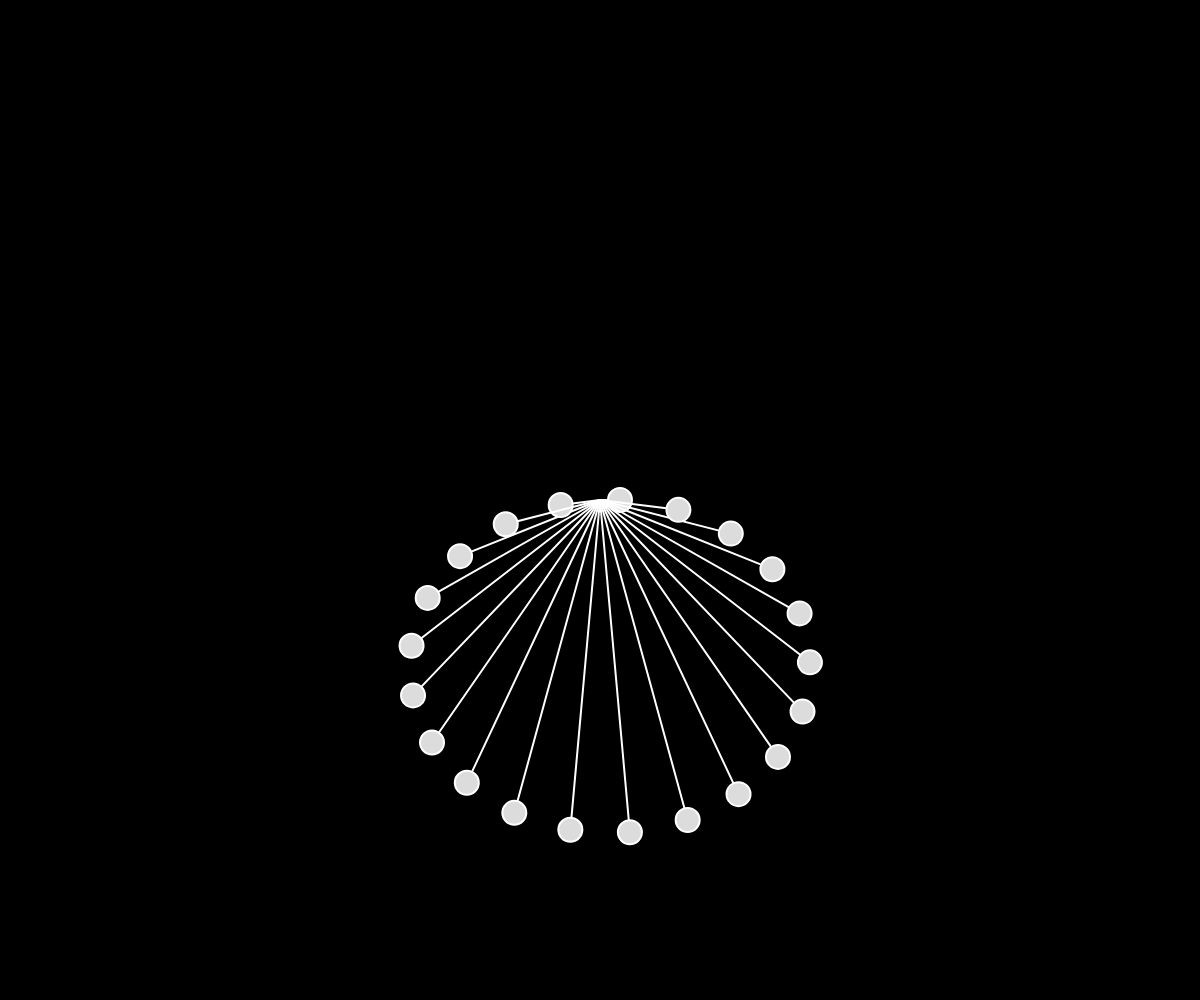
Frame 1 (no input)
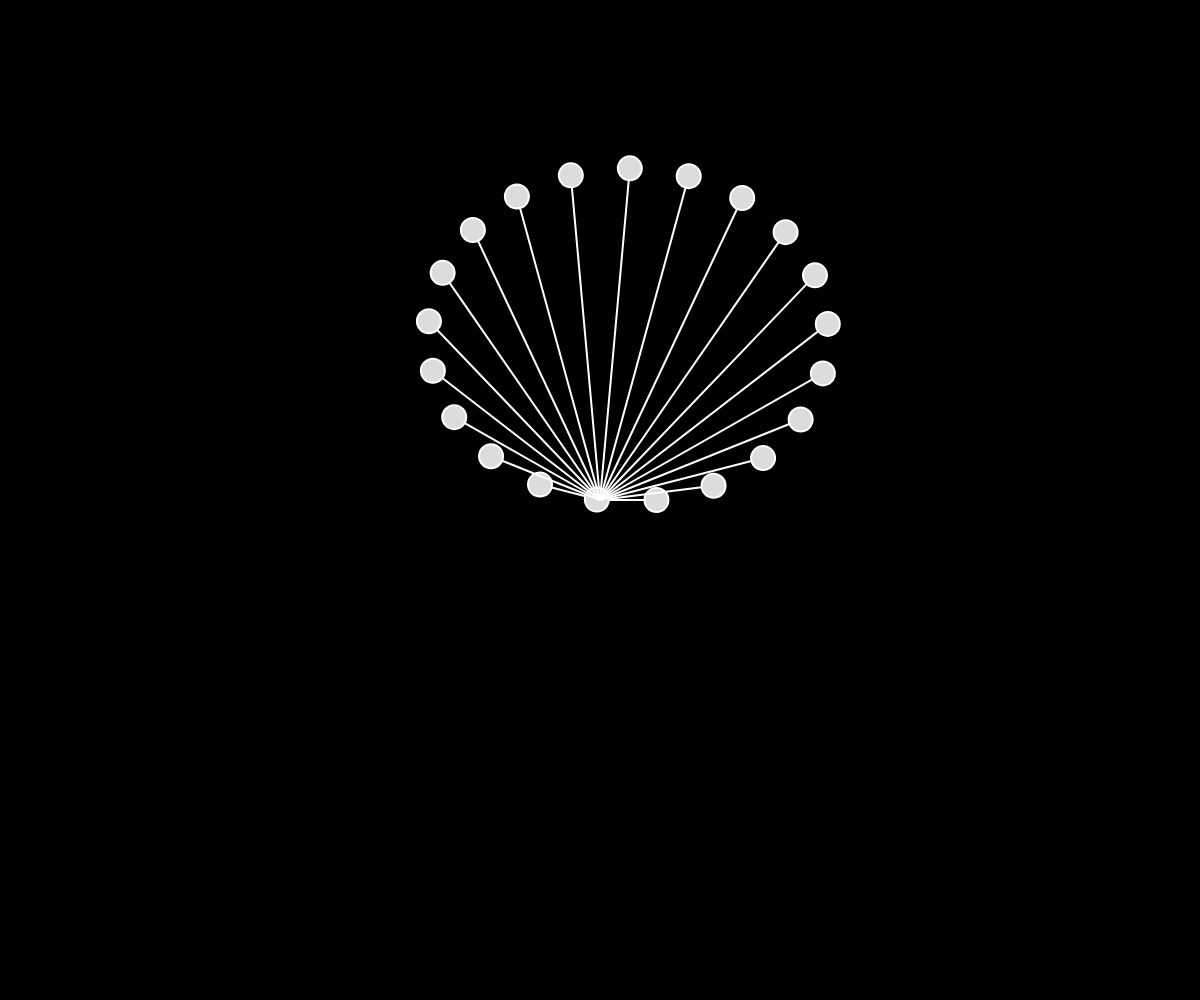
Frame 60 (no input)
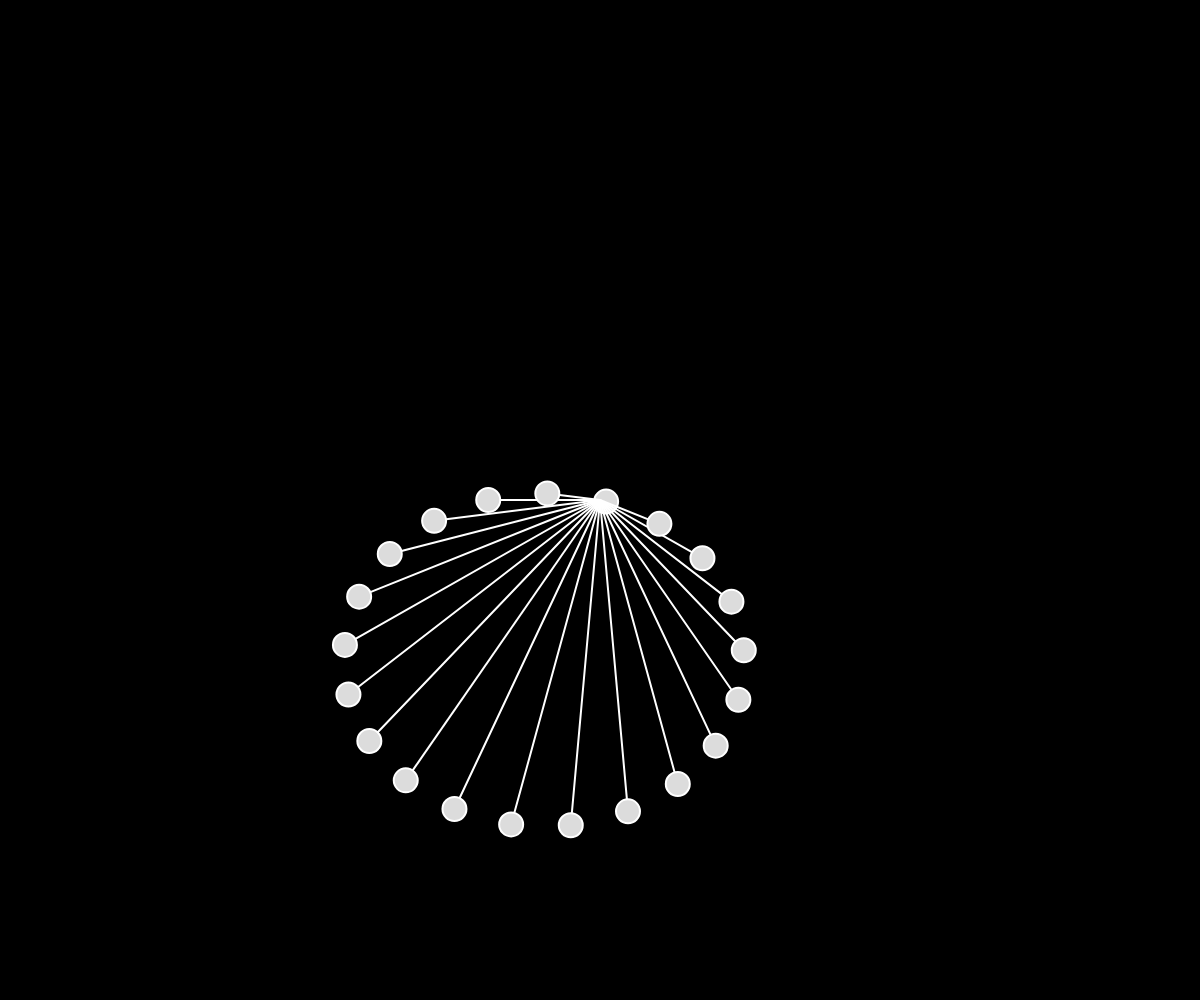
Frame 120 (the mouse pressed at the canvas centre since frame 60)

The p5.js sketch that drew these frames (run headless with seeded random() and noise() and a simulated clock; from frame 60 on, the mouse is pressed at the canvas centre):

// p5.js sketch
// ── sketch.js
let movers = [];
let total = 21;

function setup() {
  createCanvas(windowWidth, windowHeight);
  for (let i = 0; i < total; i++) {
    movers.push(new Oscillator(i, total));
  }
}

function draw() {
  background(0);
  for (let mover of movers) {
    mover.update();
    mover.show();
  }
}
// ── oscillator.js
class Oscillator {
  constructor(index, total) {
    this.index = index;
    this.angle = (TWO_PI / total) * this.index; // Angle initial
    this.angleVelocity = 0.05; // Vitesse de l'oscillation
    this.amplitude = createVector(width / 3, height / 3); // Rayon de l'oscillation

    // Position de départ sur un cercle
    let angleOffset = (TWO_PI / total) * this.index;
    this.position = createVector(cos(angleOffset), sin(angleOffset));
  }

  update() {
    this.angle += this.angleVelocity;
  }

  show() {
    // Oscillation synchronisée
    let x = this.position.x * this.amplitude.x * sin(this.angle);
    let y = this.position.y * this.amplitude.y * sin(this.angle);

    push();
    translate(width / 2, height / 2);
    stroke(255);
    strokeWeight(2);
    line(0, 0, x, y); // Relier au centre
    fill(220);
    circle(x, y, 24); // Dessiner le point au bout
    pop();
  }
}
